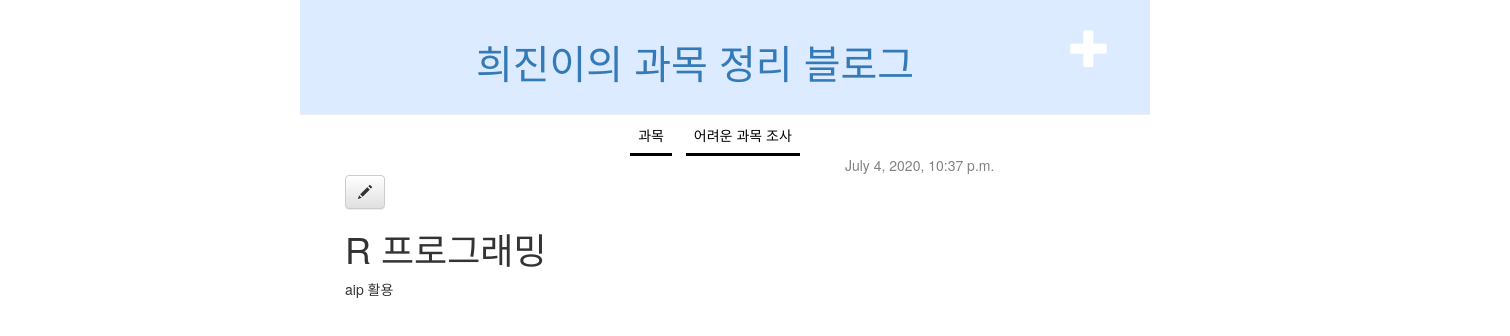
Before: /post/2/ with the older database file.
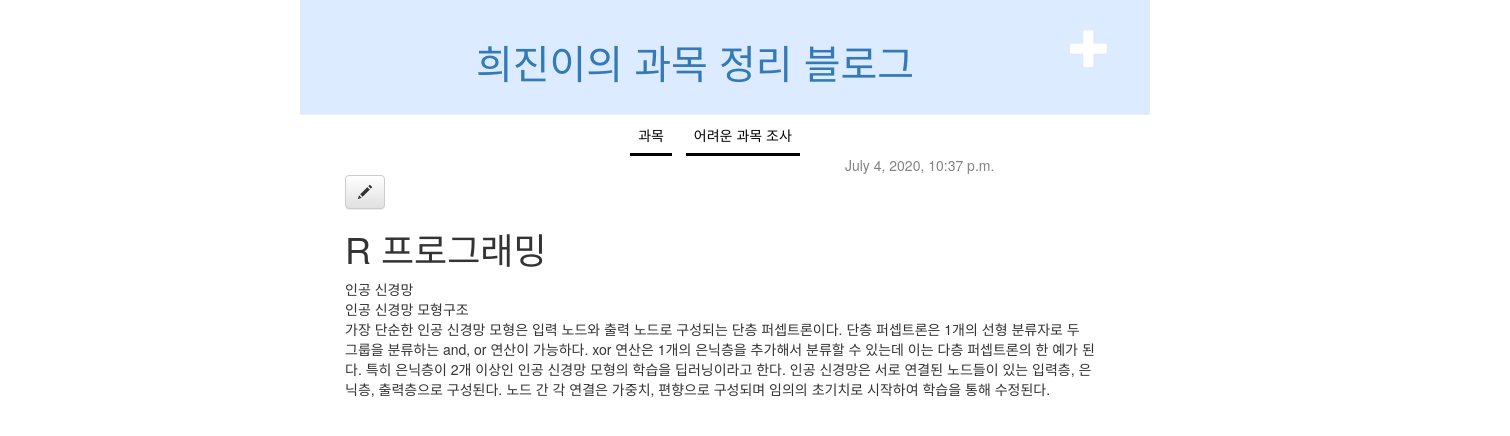
After: the same page with the newer database file.
### blog/models.py (models this page shows, shortened)
class Post(models.Model):
    author = models.ForeignKey(settings.AUTH_USER_MODEL, on_delete=models.CASCADE)
    title = models.CharField(max_length=200)
    text = models.TextField()
    created_date = models.DateTimeField(
            default=timezone.now)
    published_date = models.DateTimeField(
            blank=True, null=True)

### blog/views.py (the view)
# urls.py: path('post/<int:pk>/', views.post_detail, name='post_detail'),
def post_detail(request, pk):
    Post.objects.get(pk=pk)
    post = get_object_or_404(Post, pk=pk)
    return render(request, 'blog/post_detail.html', {'post': post})

### blog/templates/blog/post_detail.html (shortened to what this page needs)
<!DOCTYPE html>
{% extends 'blog/base.html' %}
{% load static %}
{% block content %}
    <div class="post">
        {% if post.published_date %}
            <div class="date">
                {{ post.published_date }}
            </div>
        {% endif %}
        <a class="btn btn-default" href="{% url 'post_edit' pk=post.pk %}"><span class="glyphicon glyphicon-pencil"></span></a>
        <h1>{{ post.title }}</h1>
        <p>{{ post.text|linebreaksbr }}</p>
    </div>
{% endblock %}

Changed rows visible on the page:
changed Post "R 프로그래밍": text "aip 활용" → "인공 신경망 인공 신경망 모형구조 가장 단순한 인공 신경망 모형은 입력 노드와 출력 노드로 구성되는 단층 퍼셉트론이다. 단층 퍼셉트론은 1개의 선형 분류자로 두 그룹을 분류하는 and, or 연산이 가능하다. xor 연산은 1개의 은닉층을 추가해서 분류할 수 있는데 이는 다층 퍼셉트론의 한 예가 된다. 특히 은닉층이 2개 이상인 인공 신경망 모형의 학습을 딥러닝이라고 한다. 인공 신경망은 서로 연결된 노드들이 있는 입력층, 은닉층, 출력층으로 구성된다. 노드 간 각 연결은 가중치, 편향으로 구성되며 임의의 초기치로 시작하여 학습을 통해 수정된다."
